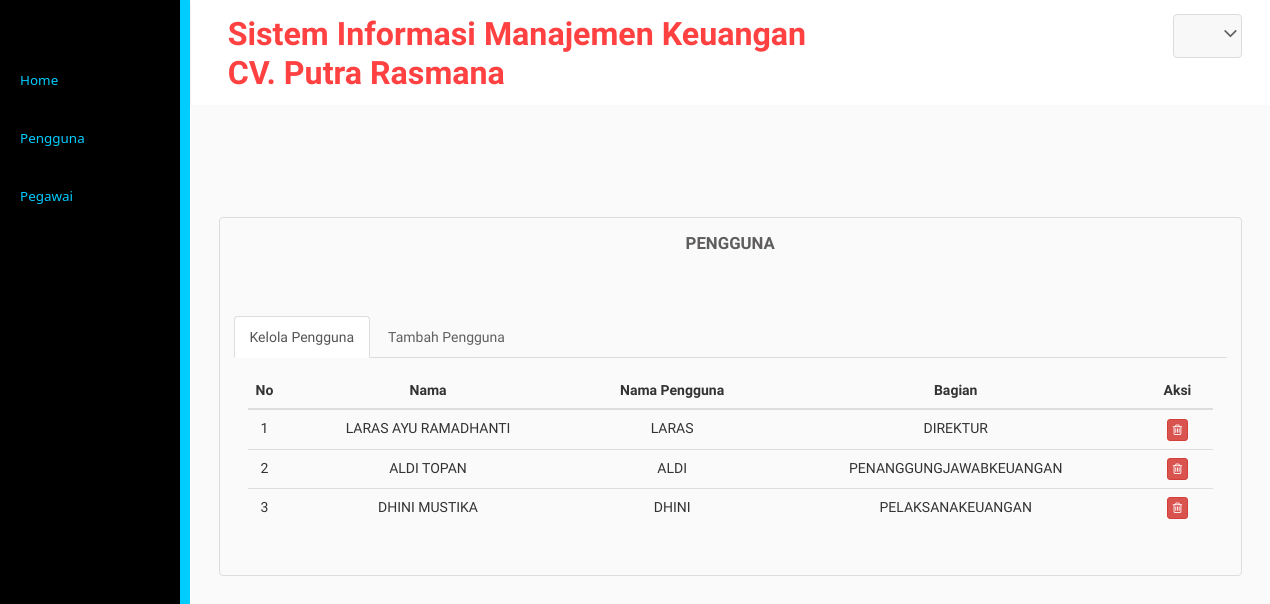
The app's page /admincv/pengguna.php (signed in) with its own data.
### tables this page shows
CREATE TABLE `pengguna` (
  `id_pengguna` varchar(25) NOT NULL,
  `username` varchar(55) NOT NULL,
  `password` text NOT NULL,
  `email` varchar(55) NOT NULL,
  `level` varchar(25) NOT NULL,
  `id_pegawai` varchar(25) NOT NULL
);

CREATE TABLE `pegawai` (
  `id_pegawai` varchar(25) NOT NULL,
  `nama` varchar(56) NOT NULL,
  `jabatan` varchar(30) NOT NULL
);

### admincv/pengguna.php (the view, shortened to what this page needs)
<?php
include("libfunc.php");
include("../libfunc.php");
$link=koneksidb();
if(($_SESSION['logske']==true) && ($_SESSION['userske']!="")){
  ?>
  <div class="inner-block">
    <div class="table-agile-info">
      <div class="panel panel-default">
        <div class="chit-chat-heading">
          Pengguna
        </div>
        <br>
        <div class="horizontal-tab">
          <ul class="nav nav-tabs">
            <li class="active"><a href="#tab1" data-toggle="tab" aria-expanded="true">Kelola Pengguna</a></li>
            <li class=""><a href="#tab2" data-toggle="tab" aria-expanded="false">Tambah Pengguna</a></li>
          </ul>
          <div class="tab-content">
            <div class="tab-pane active" id="tab1">
              <div class="row">
                <div class="col-md-12">
                  <div class="table-responsive">
                    <table class="table table-hover">
                      <thead>
                        <tr>
                          <th style="width:20px;"><center>No</center></th>
                          <th><center>Nama</center></th>
                          <th><center>Nama Pengguna</center></th>
                          <th><center>Bagian</center></th>
                          <th><center>Aksi</center></th>
                        </tr>
                      </thead>
                      <tbody>
                        <?php
                        $sql1="SELECT * FROM pengguna pg INNER JOIN pegawai p ON pg.id_pegawai=p.id_pegawai";
                        $res1=mysqli_query($link,$sql1);
                        $i=1;
                        while($data1=mysqli_fetch_array($res1)){
                          ?>
                          <tr>
                            <td><center><?php echo $i;?></center></td>
                            <td><center><?php echo strtoupper($data1['nama']);?></center></td>
                            <td><center><?php echo strtoupper($data1['username']);?></center></td>
                            <td><center><?php echo strtoupper($data1['level']);?></center></td>
                            <td><center>
                              <a href="hpengguna.php?&KdedYDE=<?php echo base64_encode($data1['id_pengguna']);?>" onClick="return confirm('Apakah Anda Yakin Akan Menghapus Data?')"> <button class="btn btn-danger btn-xs"><i class="fa fa-trash-o "></i></button></a>
                            </center></td>
                          </tr>
                          <?php
                          $i++;
                        }
                        ?>
                      </table>
                    </div>
                  </div>
                </div>
              </div>
            </div>
          </div>
        </div>
      </div>
    </div>
  </div>
</div>
<?php
}else{
  header("Location: ../masuk.php");
}
?>

### records on screen
pengguna: id_pegawai.nama "LARAS AYU RAMADHANTI", username "LARAS", level "DIREKTUR"
pengguna: id_pegawai.nama "ALDI TOPAN", username "ALDI", level "PENANGGUNGJAWABKEUANGAN"
pengguna: id_pegawai.nama "DHINI MUSTIKA", username "DHINI", level "PELAKSANAKEUANGAN"
